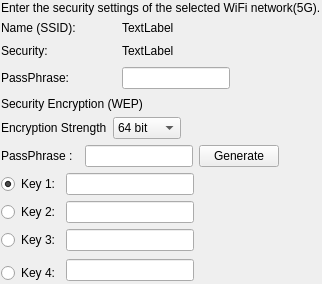
               <widget class="QFrame" name="frm_autoSet5G">
                <property name="frameShape">
                 <enum>QFrame::NoFrame</enum>
                </property>
                <property name="frameShadow">
                 <enum>QFrame::Raised</enum>
                </property>
                <layout class="QVBoxLayout" name="verticalLayout_51">
                 <property name="margin">
                  <number>0</number>
                 </property>
                 <item>
                  <widget class="QFrame" name="frm_autoSet5G1">
                   <property name="frameShape">
                    <enum>QFrame::NoFrame</enum>
                   </property>
                   <property name="frameShadow">
                    <enum>QFrame::Raised</enum>
                   </property>
                   <layout class="QVBoxLayout" name="verticalLayout_25">
                    <property name="margin">
                     <number>1</number>
                    </property>
                    <item>
                     <widget class="QLabel" name="lbl_selectedNetwork5G">
                      <property name="text">
                       <string>Enter the security settings of the selected WiFi network(5G).</string>
                      </property>
                      <property name="margin">
                       <number>0</number>
                      </property>
                     </widget>
                    </item>
                    <item>
                     <layout class="QGridLayout" name="gridLayout_21">
                      <item row="1" column="3">
                       <spacer name="horizontalSpacer_11">
                        <property name="orientation">
                         <enum>Qt::Horizontal</enum>
                        </property>
                        <property name="sizeHint" stdset="0">
                         <size>
                          <width>40</width>
                          <height>20</height>
                         </size>
                        </property>
                       </spacer>
                      </item>
                      <item row="1" column="1">
                       <spacer name="horizontalSpacer_9">
                        <property name="orientation">
                         <enum>Qt::Horizontal</enum>
                        </property>
                        <property name="sizeType">
                         <enum>QSizePolicy::Preferred</enum>
                        </property>
                        <property name="sizeHint" stdset="0">
                         <size>
                          <width>40</width>
                          <height>20</height>
                         </size>
                        </property>
                       </spacer>
                      </item>
                      <item row="1" column="0">
                       <widget class="QLabel" name="lbl_securityTypeAuto5GLabel">
                        <property name="text">
                         <string>Security:</string>
                        </property>
                       </widget>
                      </item>
                      <item row="0" column="2">
                       <widget class="QLabel" name="lbl_SSIDNameAuto5G">
                        <property name="text">
                         <string>TextLabel</string>
                        </property>
                        <property name="wordWrap">
                         <bool>false</bool>
                        </property>
                       </widget>
                      </item>
                      <item row="2" column="2">
                       <widget class="QLineEdit" name="ledt_wlanPasswordAutoSet5G">
                        <property name="sizePolicy">
                         <sizepolicy hsizetype="Preferred" vsizetype="Fixed">
                          <horstretch>0</horstretch>
                          <verstretch>0</verstretch>
                         </sizepolicy>
                        </property>
                        <property name="echoMode">
                         <enum>QLineEdit::Normal</enum>
                        </property>
                       </widget>
                      </item>
                      <item row="0" column="0">
                       <widget class="QLabel" name="lbl_SSIDNameAuto5GLabel">
                        <property name="text">
                         <string>Name (SSID):</string>
                        </property>
                       </widget>
                      </item>
                      <item row="2" column="0">
                       <widget class="QLabel" name="lbl_wlanPasswordAutoSet5G">
                        <property name="text">
                         <string>PassPhrase: </string>
                        </property>
                       </widget>
                      </item>
                      <item row="1" column="2">
                       <widget class="QLabel" name="lbl_securityTypeAuto5G">
                        <property name="text">
                         <string>TextLabel</string>
                        </property>
                       </widget>
                      </item>
                     </layout>
                    </item>
                   </layout>
                  </widget>
                 </item>
                 <item>
                  <widget class="QFrame" name="frm_autoSet5G2">
                   <property name="frameShape">
                    <enum>QFrame::NoFrame</enum>
                   </property>
                   <property name="frameShadow">
                    <enum>QFrame::Raised</enum>
                   </property>
                   <layout class="QVBoxLayout" name="verticalLayout_23">
                    <property name="margin">
                     <number>1</number>
                    </property>
                    <item>
                     <widget class="QLabel" name="lbl_SecurityWEPAuto5G">
                      <property name="text">
                       <string>Security Encryption (WEP)</string>
                      </property>
                     </widget>
                    </item>
                    <item>
                     <layout class="QHBoxLayout" name="horizontalLayout_19">
                      <item>
                       <widget class="QLabel" name="lbl_encryptionStrengthAuto5G">
                        <property name="text">
                         <string>Encryption Strength</string>
                        </property>
                       </widget>
                      </item>
                      <item>
                       <widget class="QComboBox" name="cmb_bitAutoSet5G">
                        <item>
                         <property name="text">
                          <string>64 bit</string>
                         </property>
                        </item>
                        <item>
                         <property name="text">
                          <string>128 bit</string>
                         </property>
                        </item>
                       </widget>
                      </item>
                      <item>
                       <spacer name="horizontalSpacer_32">
                        <property name="orientation">
                         <enum>Qt::Horizontal</enum>
                        </property>
                        <property name="sizeHint" stdset="0">
                         <size>
                          <width>40</width>
                          <height>20</height>
                         </size>
                        </property>
                       </spacer>
                      </item>
                     </layout>
                    </item>
                    <item>
                     <layout class="QHBoxLayout" name="horizontalLayout_20">
                      <item>
                       <widget class="QLabel" name="lbl_wlanPasswordWEPAutoSet5G">
                        <property name="sizePolicy">
                         <sizepolicy hsizetype="Fixed" vsizetype="Preferred">
                          <horstretch>0</horstretch>
                          <verstretch>0</verstretch>
                         </sizepolicy>
                        </property>
                        <property name="text">
                         <string>PassPhrase :  </string>
                        </property>
                       </widget>
                      </item>
                      <item>
                       <widget class="QLineEdit" name="ledt_wlanPasswordWEPAutoSet5G">
                        <property name="sizePolicy">
                         <sizepolicy hsizetype="Preferred" vsizetype="Fixed">
                          <horstretch>0</horstretch>
                          <verstretch>0</verstretch>
                         </sizepolicy>
                        </property>
                        <property name="echoMode">
                         <enum>QLineEdit::Normal</enum>
                        </property>
                       </widget>
                      </item>
                      <item>
                       <widget class="QPushButton" name="btn_pwdGeneratorAuto5G">
                        <property name="text">
                         <string>Generate</string>
                        </property>
                       </widget>
                      </item>
                      <item>
                       <spacer name="horizontalSpacer_33">
                        <property name="orientation">
                         <enum>Qt::Horizontal</enum>
                        </property>
                        <property name="sizeHint" stdset="0">
                         <size>
                          <width>40</width>
                          <height>20</height>
                         </size>
                        </property>
                       </spacer>
                      </item>
                     </layout>
                    </item>
                    <item>
                     <layout class="QGridLayout" name="gridLayout_33">
                      <item row="1" column="1">
                       <widget class="QLineEdit" name="ledt_key2AutoSet5G">
                        <property name="sizePolicy">
                         <sizepolicy hsizetype="Expanding" vsizetype="Fixed">
                          <horstretch>0</horstretch>
                          <verstretch>0</verstretch>
                         </sizepolicy>
                        </property>
                        <property name="inputMethodHints">
                         <set>Qt::ImhNone</set>
                        </property>
                        <property name="readOnly">
                         <bool>true</bool>
                        </property>
                       </widget>
                      </item>
                      <item row="2" column="1">
                       <widget class="QLineEdit" name="ledt_key3AutoSet5G">
                        <property name="sizePolicy">
                         <sizepolicy hsizetype="Expanding" vsizetype="Fixed">
                          <horstretch>0</horstretch>
                          <verstretch>0</verstretch>
                         </sizepolicy>
                        </property>
                        <property name="inputMethodHints">
                         <set>Qt::ImhNone</set>
                        </property>
                        <property name="readOnly">
                         <bool>true</bool>
                        </property>
                       </widget>
                      </item>
                      <item row="1" column="0">
                       <widget class="QRadioButton" name="rbtn_key2AutoSet5G">
                        <property name="layoutDirection">
                         <enum>Qt::LeftToRight</enum>
                        </property>
                        <property name="text">
                         <string>Key 2:</string>
                        </property>
                       </widget>
                      </item>
                      <item row="0" column="1">
                       <widget class="QLineEdit" name="ledt_key1AutoSet5G">
                        <property name="sizePolicy">
                         <sizepolicy hsizetype="Expanding" vsizetype="Fixed">
                          <horstretch>0</horstretch>
                          <verstretch>0</verstretch>
                         </sizepolicy>
                        </property>
                        <property name="inputMethodHints">
                         <set>Qt::ImhNone</set>
                        </property>
                        <property name="readOnly">
                         <bool>true</bool>
                        </property>
                       </widget>
                      </item>
                      <item row="2" column="0">
                       <widget class="QRadioButton" name="rbtn_key3AutoSet5G">
                        <property name="layoutDirection">
                         <enum>Qt::LeftToRight</enum>
                        </property>
                        <property name="text">
                         <string>Key 3:</string>
                        </property>
                       </widget>
                      </item>
                      <item row="4" column="0">
                       <widget class="QRadioButton" name="rbtn_key4AutoSet5G">
                        <property name="layoutDirection">
                         <enum>Qt::LeftToRight</enum>
                        </property>
                        <property name="text">
                         <string>Key 4:</string>
                        </property>
                       </widget>
                      </item>
                      <item row="0" column="0">
                       <widget class="QRadioButton" name="rbtn_key1AutoSet5G">
                        <property name="layoutDirection">
                         <enum>Qt::LeftToRight</enum>
                        </property>
                        <property name="text">
                         <string>Key 1:</string>
                        </property>
                        <property name="checked">
                         <bool>true</bool>
                        </property>
                       </widget>
                      </item>
                      <item row="1" column="2">
                       <spacer name="horizontalSpacer_34">
                        <property name="orientation">
                         <enum>Qt::Horizontal</enum>
                        </property>
                        <property name="sizeHint" stdset="0">
                         <size>
                          <width>40</width>
                          <height>20</height>
                         </size>
                        </property>
                       </spacer>
                      </item>
                      <item row="3" column="1" rowspan="2">
                       <widget class="QLineEdit" name="ledt_key4AutoSet5G">
                        <property name="sizePolicy">
                         <sizepolicy hsizetype="Expanding" vsizetype="Fixed">
                          <horstretch>0</horstretch>
                          <verstretch>0</verstretch>
                         </sizepolicy>
                        </property>
                        <property name="inputMethodHints">
                         <set>Qt::ImhNone</set>
                        </property>
                        <property name="text">
                         <string/>
                        </property>
                        <property name="readOnly">
                         <bool>true</bool>
                        </property>
                       </widget>
                      </item>
                     </layout>
                    </item>
                   </layout>
                  </widget>
                 </item>
                </layout>
               </widget>
